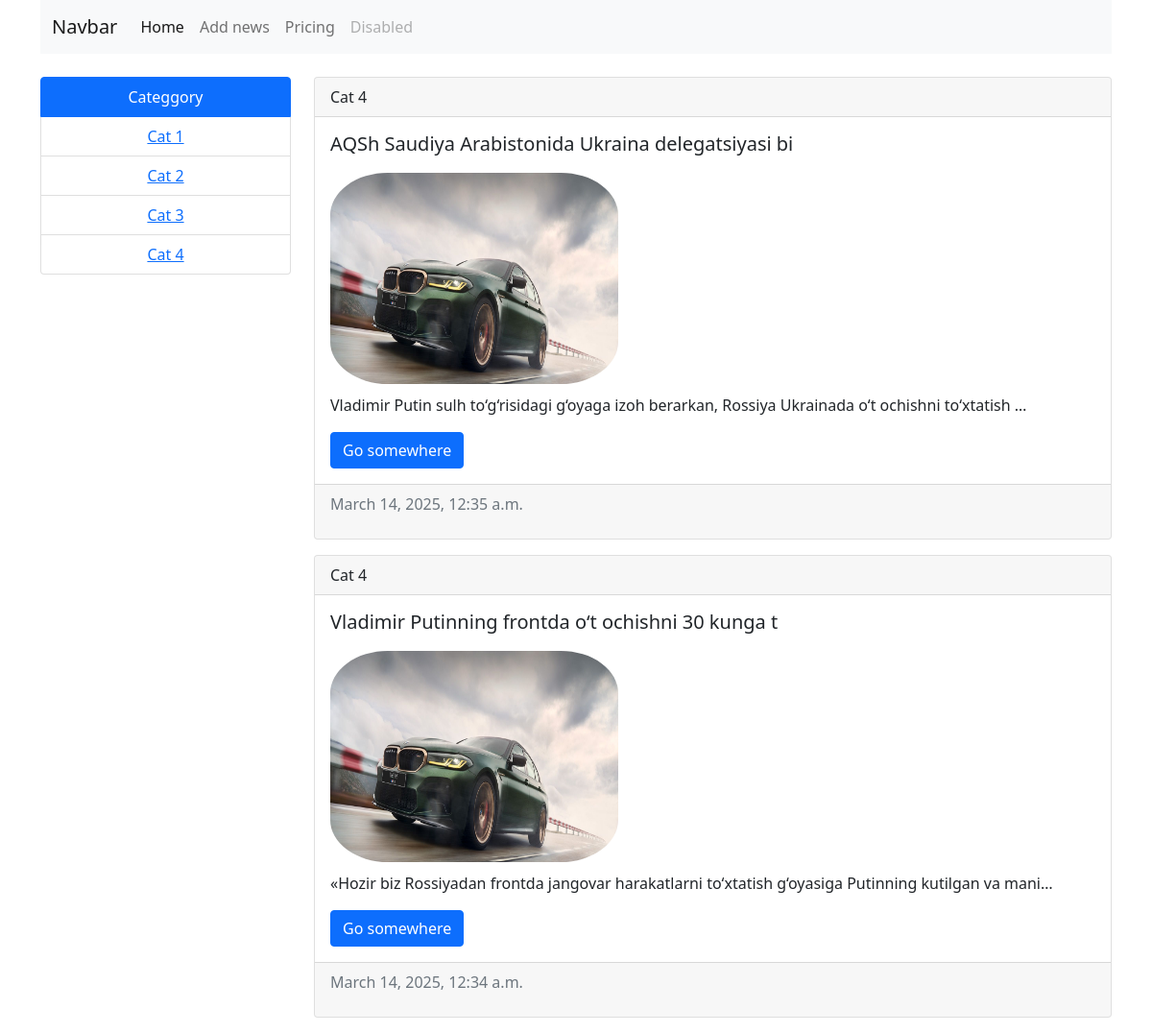
Screenshot of /categories/4/ with the database file from the repository.
### common/models.py (models this page shows, shortened)
class Categories(models.Model):
    title = models.CharField(max_length=50)
    def __str__(self):
        return self.title
    class Meta:
        verbose_name = "CATEGORIES"
        verbose_name_plural = "CATEGORIESES"

class News(models.Model):
    title = models.CharField(max_length=50, verbose_name='news')
    context = models.TextField(blank=True)
    created_ed = models.DateTimeField(auto_now_add=True)
    updated_ed = models.DateTimeField(auto_now=True)
    category = models.ForeignKey(Categories, on_delete=models.CASCADE)
    photo = models.ImageField(upload_to='photos/%Y/%m/%d/',blank=True,null=True)
    is_bool = models.BooleanField(default=True)
    class Meta:
        verbose_name = "NEW"
        verbose_name_plural = "NEWS"
        ordering = ['-created_ed']

### common/views.py (the view)
# urls.py: path('categories/<int:category_id>/',categories,name='cat'),
def categories(request,category_id):
    news = News.objects.filter(category_id=category_id)
    categories = Categories.objects.all()
    context = {
        "news": news,
        "categories": categories
    }
    return render(request=request,template_name='categories.html',context=context)

### common/templates/categories.html (shortened to what this page needs)
<!DOCTYPE html>
<html lang="en">
<head>
    <link href="https://cdn.jsdelivr.net/npm/bootstrap@5.0.2/dist/css/bootstrap.min.css" rel="stylesheet">
</head>
<body>
    <div class="container">
        <nav class="navbar navbar-expand-lg navbar-light bg-light">
            <div class="container-fluid">
              <a class="navbar-brand" href="#">Navbar</a>
              <div class="collapse navbar-collapse" id="navbarNav">
                <ul class="navbar-nav">
                  <li class="nav-item">
                    <a class="nav-link active" aria-current="page" href="{% url 'home' %}">Home</a>
                  </li>
                  <li class="nav-item">
                    <a class="nav-link" href="{% url 'home' %}">Add news</a>
                  </li>
                  <li class="nav-item">
                    <a class="nav-link" href="#">Pricing</a>
                  </li>
                  <li class="nav-item">
                    <a class="nav-link disabled" href="#" tabindex="-1" aria-disabled="true">Disabled</a>
                  </li>
                </ul>
              </div>
            </div>
          </nav>
          <div class="row " >
            <div class="col-3 mt-4">
          <ul class="list-group text-center">
            <li class="list-group-item active" aria-current="true">Categgory</li>
            {% for i in categories%}
            <li class="list-group-item"><a href="{% url 'cat' i.pk %}">{{i.title}}</a></li>
            {% endfor %}
          </ul>
            </div>
            <div class="col-9 mt-4">
                {% for i in news %}
                <div class="card mb-3">
                    <div class="card-header">
                        {{ i.category }}
                    </div>
                    <div class="card-body">
                        <h5 class="card-title">{{ i.title }}</h5>
                        {% if i.photo %}
                        <img src="{{ i.photo.url }}" alt="" width="300px" style="margin-top: 10px; margin-bottom: 10px; border-radius: 20%; height: 220px">
                        {% else %}
                            <p>Rasm yoq</p>
                          {% endif %}
                        <p class="card-text">{{ i.context | truncatechars:100 }}</p>
                        <a href="{% url 'new_about' i.pk %}" class="btn btn-primary">Go somewhere</a>
                    </div>
                    <div class="card-footer text-muted">
                        <p>{{ i.created_ed }}</p>
                    </div>
                </div>
                {% endfor %}
            </div>
          </div>
    </div>
</body>
</html>

### rows the page displays
Categories: title "Cat 1"
Categories: title "Cat 2"
Categories: title "Cat 3"
Categories: title "Cat 4"
News: category "Cat 4", title "AQSh Saudiya Arabistonida Ukraina delegatsiyasi bi", photo (picture), context "Vladimir Putin sulh to‘g‘risidagi g‘oyaga izoh berarkan, Rossiya Ukrainada o‘t ochishni to‘xtatish …", created_ed "March 14, 2025, 12:35 a.m."
News: category "Cat 4", title "Vladimir Putinning frontda o‘t ochishni 30 kunga t", photo (picture), context "«Hozir biz Rossiyadan frontda jangovar harakatlarni to‘xtatish g‘oyasiga Putinning kutilgan va mani…", created_ed "March 14, 2025, 12:34 a.m."
